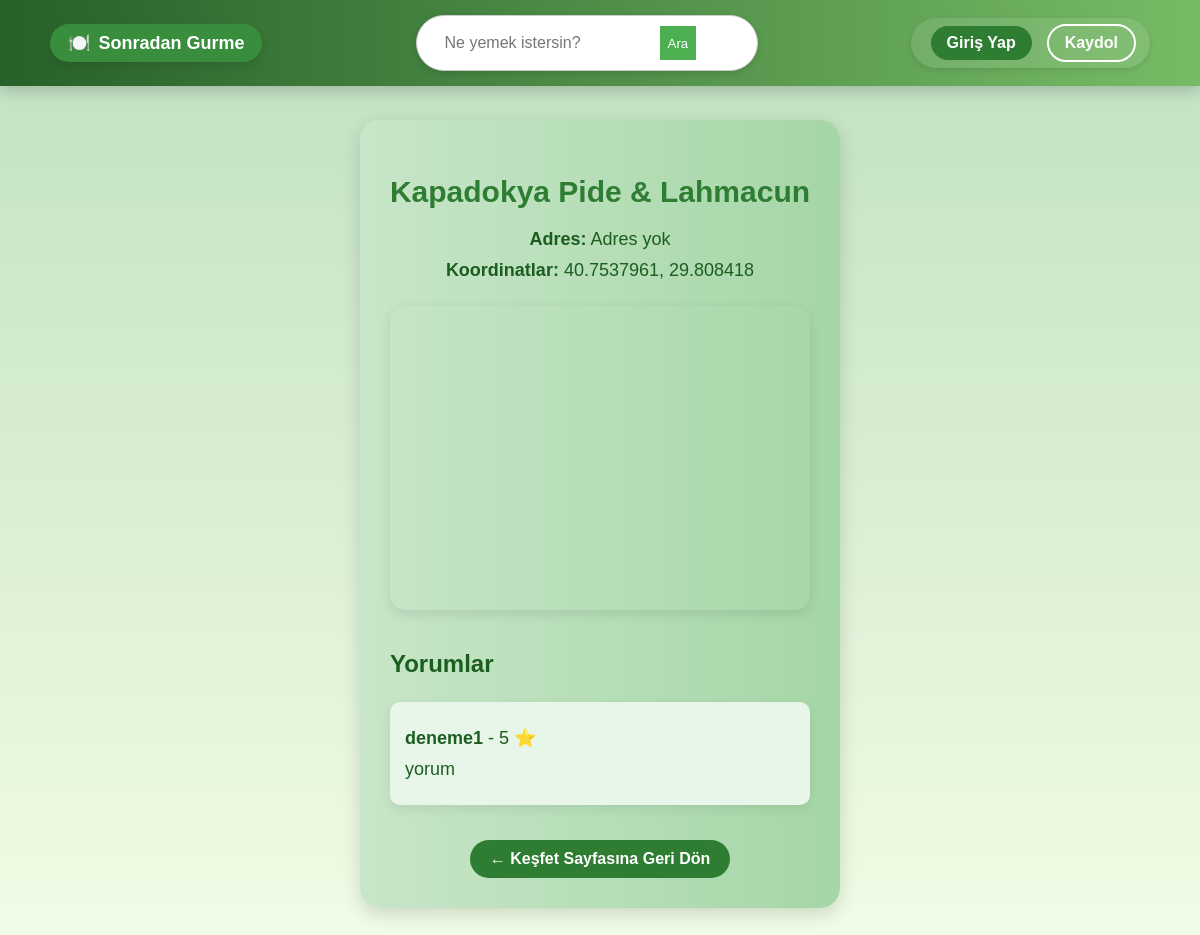
The page /restoran/1/ on the database its author committed.
### sgapp/models.py (models this page shows, shortened)
class Restaurant(models.Model):
    name = models.CharField(max_length=200)
    address = models.TextField(blank=True, null=True)
    latitude = models.FloatField()
    longitude = models.FloatField()
    class Meta:
        ordering = ['name']  # Alfabetik sıraya göre sıralar

class Review(models.Model):
    RATING_CHOICES = [(i, str(i)) for i in range(1, 6)]
    user = models.ForeignKey(User, on_delete=models.CASCADE)
    restaurant = models.ForeignKey('Restaurant', on_delete=models.CASCADE)
    comment = models.TextField()
    rating = models.IntegerField(choices=RATING_CHOICES)
    image = models.ImageField(upload_to='review_images/', blank=True, null=True)
    receipt = models.ImageField(upload_to='review_receipts/', blank=True, null=True)
    created_at = models.DateTimeField(auto_now_add=True)
    status = models.CharField(max_length=20, choices=[
        ('pending', 'Bekliyor'),
        ('approved', 'Onaylandı'),
        ('rejected', 'Reddedildi')
    ], default='pending')

class User(AbstractUser):
    ROLE_CHOICES = (
        ('normal', 'Normal Kullanıcı'),
        ('gurme', 'Gurme'),
        ('moderator', 'Moderatör'),
    )
    role = models.CharField(max_length=10, choices=ROLE_CHOICES, default='normal')
    bio = models.TextField(blank=True)
    profile_picture = models.ImageField(upload_to='profiles/', null=True, blank=True)
    favorite_dish = models.CharField(max_length=100, blank=True, null=True)

### sgapp/views.py (the view)
# urls.py: path('restoran/<int:restoran_id>/', views.restoran_detay_view, name='restoran_detay'),
def restoran_detay_view(request, restoran_id):
    restoran = get_object_or_404(Restaurant, id=restoran_id)
    yorumlar = Review.objects.filter(restaurant=restoran, status='approved')
    return render(request, 'restoran_detay.html', {
        'restoran': restoran,
        'yorumlar': yorumlar
    })

### sgapp/context_processors.py (called while the page is built, shortened)
def moderator_bildirimler(request):
    return {}

### templates/restoran_detay.html (shortened to what this page needs)
{% extends "base.html" %}
{% block content %}
<div class="restoran-detay-container">
    <h2>{{ restoran.name }}</h2>
    <p><strong>Adres:</strong> {{ restoran.address }}</p>
    <p><strong>Koordinatlar:</strong> {{ restoran.latitude }}, {{ restoran.longitude }}</p>
    <div class="harita">
        <iframe
          width="100%"
          height="300"
          style="border:0;"
          loading="lazy"
          allowfullscreen
          src="https://www.google.com/maps?q={{ restoran.latitude }},{{ restoran.longitude }}&output=embed">
        </iframe>
    </div>
    <div class="restoran-yorumlar">
        <h3>Yorumlar</h3>
        {% if yorumlar %}
            {% for yorum in yorumlar %}
                <div class="yorum-karti">
                    <p><strong>{{ yorum.user.username }}</strong> - {{ yorum.rating }} ⭐</p>
                    <p>{{ yorum.comment }}</p>
                </div>
            {% endfor %}
        {% else %}
            <p style="margin-top: 20px;">Henüz onaylanmış yorum bulunmamaktadır.</p>
        {% endif %}
    </div>
    <a href="{% url 'kesfet' %}" class="geri-don-link">← Keşfet Sayfasına Geri Dön</a>
</div>
{% endblock %}

### static/css/styles.css (style rules this page uses)
body { font-family: 'Poppins', sans-serif; background: linear-gradient(to bottom, #c0e0c1, #f2fde6); color: #333; margin: 0; padding: 0; display: flex; flex-direction: column; align-items: center; }
.yorum-karti { background-color: #ffffff; border-radius: 16px; box-shadow: 0 4px 12px rgba(0,0,0,0.08); padding: 20px; margin-bottom: 25px; text-align: left; }

### templates/restoran_detay.html (style rules this page uses)
.restoran-detay-container { max-width: 600px; margin: 120px auto 50px; background: linear-gradient(to right, #c8e6c9, #a5d6a7); padding: 30px; border-radius: 20px; box-shadow: 0 6px 20px rgba(0,0,0,0.15); text-align: center; font-family: 'Poppins', sans-serif; }
.restoran-detay-container h2 { color: #2e7d32; margin-bottom: 20px; font-size: 30px; }
.restoran-detay-container p { color: #1b5e20; font-size: 18px; margin: 10px 0; }
.geri-don-link { display: inline-block; margin-top: 20px; padding: 10px 20px; background-color: #2e7d32; color: white; text-decoration: none; border-radius: 20px; font-weight: bold; transition: background-color 0.3s ease; }
.harita { margin-top: 25px; border-radius: 15px; overflow: hidden; box-shadow: 0 4px 12px rgba(0, 0, 0, 0.1); }
.restoran-yorumlar { margin-top: 40px; text-align: left; }
.restoran-yorumlar h3 { font-size: 24px; color: #1b5e20; }
.yorum-karti { background-color: #e8f5e9; padding: 15px; border-radius: 10px; margin: 15px 0; }

### rows shown on the page
Restaurant: name "Kapadokya Pide & Lahmacun", address "Adres yok", latitude "40.7537961", longitude "29.808418"
Review: user.username "deneme1", rating "5", comment "yorum"
